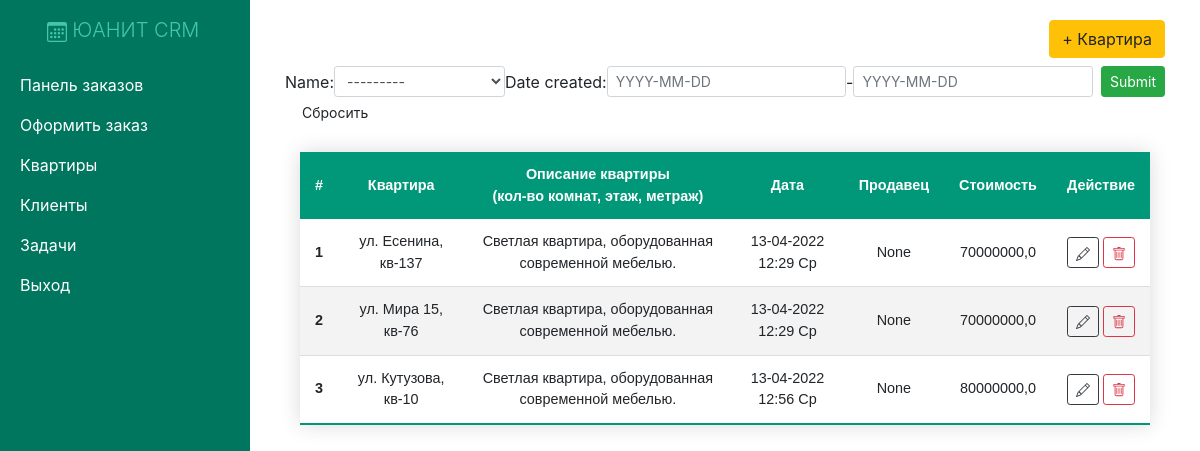
Screenshot of /products/ (signed in) with the database file from the repository.
### crm/models.py (models this page shows)
class Product(models.Model):
    name = models.CharField(max_length=200, null=True)
    cost = models.FloatField(null=True)
    vendor = models.CharField(max_length=200, null=True)
    description = models.CharField(max_length=300, null=True)
    date_created = models.DateTimeField(auto_now_add=True, null=True)
    def __str__(self):
        return self.name

### crm/views.py (the view)
# urls.py: path('products/', views.products, name="products"),
@login_required
def products(request):
    products = Product.objects.all()
    pf = ProductFilter(request.GET, queryset=products)
    products = pf.qs
    return render(request,'crm/products.html',{'products':products,'pf':pf})

### crm/templates/crm/products.html (shortened to what this page needs)
{% extends 'crm/main.html' %}
{% block content %}
<div class="d-flex justify-content-end mb-2">
  <a class="btn btn-warning" href="{% url 'create_product' %}">+ Квартира</a>
</div>
<form method="get" class="form-inline">
  {{pf.form}}
  <input type="submit" class="btn btn-sm btn-success ml-2" />
  <a href="{% url 'products' %}" class="btn btn-sm ml-2">Сбросить</a>
</form>
<div class="container w-100 d-flex justify-content-center mt-4">
  <table class="my-table w-100 text-center">
    <thead>
      <tr class="text-center">
        <th scope="col">#</th>
        <th scope="col">Квартира</th>
        <th scope="col">Описание квартиры<br>(кол-во комнат, этаж, метраж)</th>
        <th scope="col">Дата</th>
        <th scope="col">Продавец</th>
        <th scope="col">Стоимость</th>
        <th scope="col">Действие</th>
      </tr>
    </thead>
    <tbody>
      {% for p in products %}
      <tr>
        <th scope="row">{{ p.pk }}</th>
        <td>{{ p.name }}</td>
        <td>{{ p.description }}</td>
        <td>{{ p.date_created | date:"d-m-Y h:i D" }}</td>
        <td>{{ p.vendor }}</td>
        <td>{{ p.cost }}</td>
        <td>
          <a class="btn btn-sm btn-outline-dark" href="{% url 'update_product' p.id %}"></a>
          <a class="btn btn-sm btn-outline-danger" href="{% url 'delete_product' p.id %}"></a></td>
      </tr>
      {% endfor %}
    </tbody>
  </table>
</div>
{% endblock content %}

### static/css/main.css (style rules this page uses)
.my-table { border-collapse: collapse; font-size: 0.9em; font-family: sans-serif; min-width: 400px; box-shadow: 0 0 20px rgba(0, 0, 0, 0.15); }
.my-table thead tr { background-color: #009879; color: #ffffff; text-align: left; }
.my-table th, .my-table td { padding: 12px 15px; }
.my-table tbody tr { border-bottom: 1px solid #dddddd; }
.my-table tbody tr:nth-of-type(even) { background-color: #f3f3f3; }
.my-table tbody tr:last-of-type { border-bottom: 2px solid #009879; }

### rows the page displays
Product: name "---------", pk "1", name "ул. Есенина, кв-137", description "Светлая квартира, оборудованная современной мебелью.", date_created "13-04-2022 12:29 Ср", vendor "None", cost "70000000,0"
Product: pk "2", name "ул. Мира 15, кв-76", description "Светлая квартира, оборудованная современной мебелью.", date_created "13-04-2022 12:29 Ср", vendor "None", cost "70000000,0"
Product: pk "3", name "ул. Кутузова, кв-10", description "Светлая квартира, оборудованная современной мебелью.", date_created "13-04-2022 12:56 Ср", vendor "None", cost "80000000,0"
